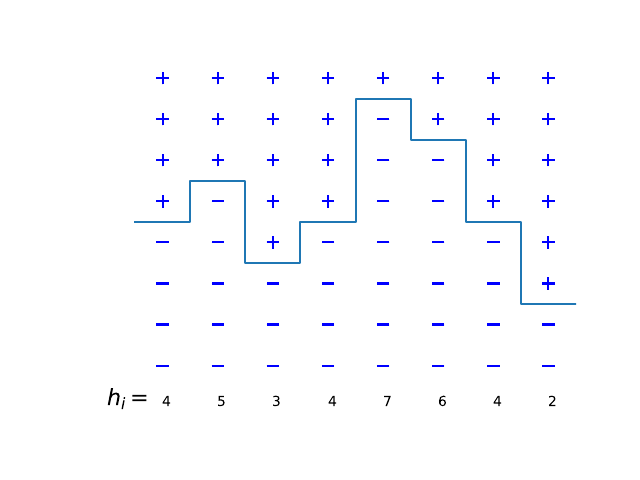

Here is the Python script that generated this plot:
#!/usr/bin/python
# -*- coding: utf8
import matplotlib.pyplot as plt
dessin = plt.subplot(111)
import numpy as np

L = 8

#Définition de la ligne
x = np.ceil(np.arange(2*L)/2.)
a = [4,5,3,4,7,6,4,2]
b = np.empty(2*len(a))
for j,i in enumerate(b):
    print(j,j/2,i)
    if j%2 == 0:
        b[j] = a[int(j/2)]
    else :
        b[j] = b[j-1]
dessin.plot(x,b)

#Définition des + et -
pm = np.empty([L,L])
for i in np.arange(L) :
    for j in np.arange(L) :
        if j >= a[i] :
            dessin.scatter(i+0.5,j+0.5,marker='+',s=80,color="blue")
        else :
            dessin.scatter(i+0.5,j+0.5,marker='_',s=80,color="blue")

#Légende des hauteurs
for i in np.arange(L) :
    dessin.text(i+0.5,-0.5,str(a[i]))
dessin.text(-0.5,-0.5,'$h_i = $',fontsize=16)

#dessin.axes.get_xaxis().set_visible(False)
#dessin.axes.get_yaxis().set_visible(False)
dessin.axis('off')
dessin.set_ylim(-1,8)
dessin.set_xlim(-1,8)
plt.savefig('figure-sos.pdf')
plt.show()
